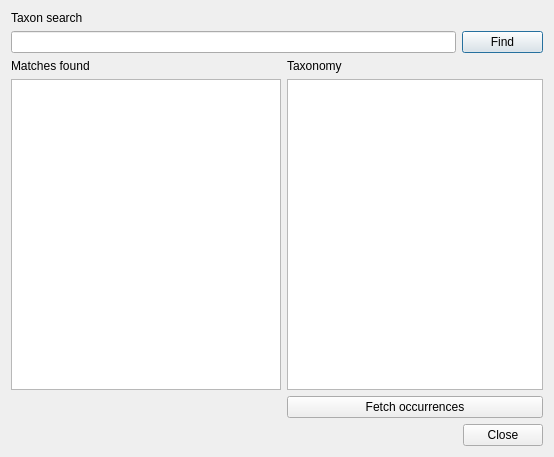
<?xml version="1.0" encoding="UTF-8"?>
<ui version="4.0">
 <class>SpeciesExplorerDialogBase</class>
 <widget class="QDialog" name="SpeciesExplorerDialogBase">
  <property name="geometry">
   <rect>
    <x>0</x>
    <y>0</y>
    <width>554</width>
    <height>457</height>
   </rect>
  </property>
  <property name="windowTitle">
   <string>Species Explorer</string>
  </property>
  <layout class="QGridLayout" name="gridLayout">
   <item row="0" column="0">
    <widget class="QLabel" name="label">
     <property name="text">
      <string>Taxon search</string>
     </property>
    </widget>
   </item>
   <item row="1" column="0" colspan="3">
    <widget class="QLineEdit" name="search_text"/>
   </item>
   <item row="1" column="3">
    <widget class="QPushButton" name="search_button">
     <property name="text">
      <string>Find</string>
     </property>
    </widget>
   </item>
   <item row="2" column="0">
    <widget class="QLabel" name="label_2">
     <property name="text">
      <string>Matches found</string>
     </property>
    </widget>
   </item>
   <item row="2" column="1">
    <widget class="QLabel" name="label_3">
     <property name="text">
      <string>Taxonomy</string>
     </property>
    </widget>
   </item>
   <item row="3" column="0">
    <widget class="QListWidget" name="results_list"/>
   </item>
   <item row="3" column="1" colspan="3">
    <widget class="QListWidget" name="taxonomy_list"/>
   </item>
   <item row="4" column="0">
    <spacer name="horizontalSpacer">
     <property name="orientation">
      <enum>Qt::Horizontal</enum>
     </property>
     <property name="sizeHint" stdset="0">
      <size>
       <width>257</width>
       <height>20</height>
      </size>
     </property>
    </spacer>
   </item>
   <item row="4" column="1" colspan="3">
    <widget class="QPushButton" name="fetch_button">
     <property name="text">
      <string>Fetch occurrences</string>
     </property>
    </widget>
   </item>
   <item row="5" column="2" colspan="2">
    <widget class="QDialogButtonBox" name="button_box">
     <property name="orientation">
      <enum>Qt::Horizontal</enum>
     </property>
     <property name="standardButtons">
      <set>QDialogButtonBox::Close</set>
     </property>
    </widget>
   </item>
  </layout>
 </widget>
 <resources/>
 <connections>
  <connection>
   <sender>button_box</sender>
   <signal>accepted()</signal>
   <receiver>SpeciesExplorerDialogBase</receiver>
   <slot>accept()</slot>
   <hints>
    <hint type="sourcelabel">
     <x>20</x>
     <y>20</y>
    </hint>
    <hint type="destinationlabel">
     <x>20</x>
     <y>20</y>
    </hint>
   </hints>
  </connection>
  <connection>
   <sender>button_box</sender>
   <signal>rejected()</signal>
   <receiver>SpeciesExplorerDialogBase</receiver>
   <slot>reject()</slot>
   <hints>
    <hint type="sourcelabel">
     <x>20</x>
     <y>20</y>
    </hint>
    <hint type="destinationlabel">
     <x>20</x>
     <y>20</y>
    </hint>
   </hints>
  </connection>
 </connections>
</ui>
